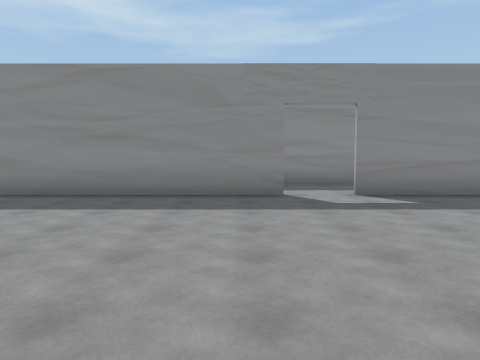
[1] (above)

16 first-person views from a walk through a Unity game level. The camera is 1.5 m above the floor, tilts 4° down and sees 70° across. The floor is counted in squares, 2 m on a side. Each view is taken from the middle of a square. On the plan, view 1 faces up. The plan holds only what a view shows up to about 11 squares ahead; the rest is blank. The place goes on beyond the plan.

[2]
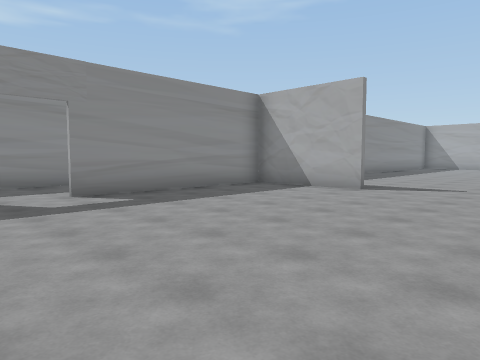

[3]
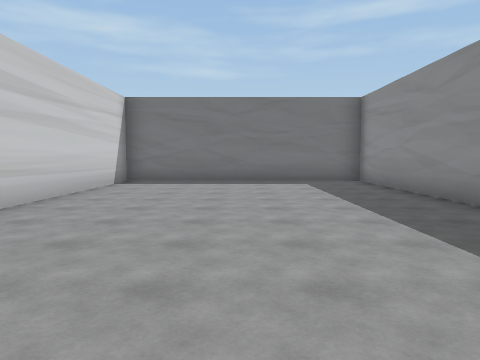

[4]
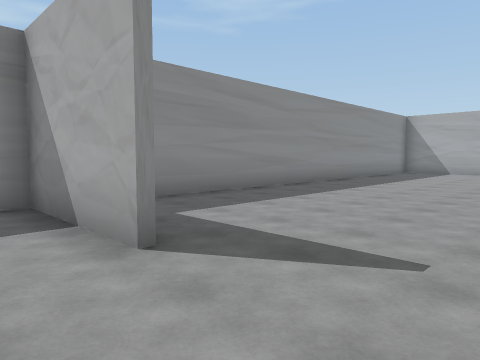

[5]
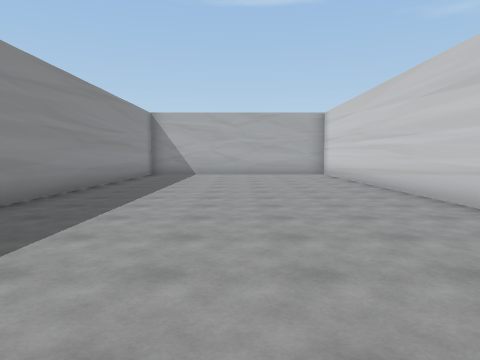

[6]
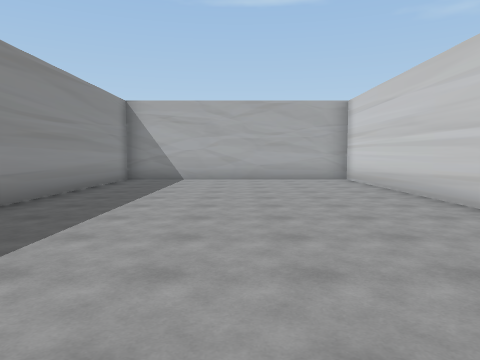

[7]
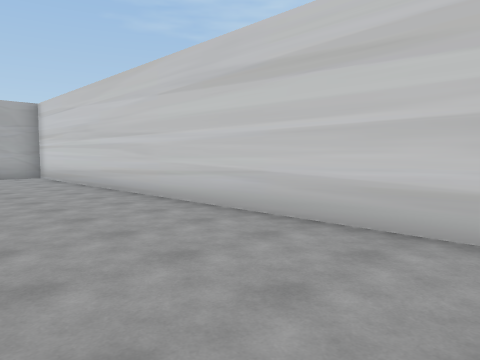

[8]
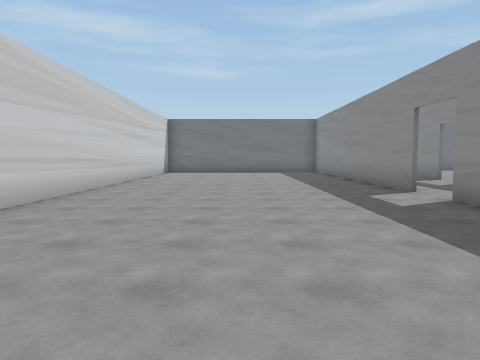

[9]
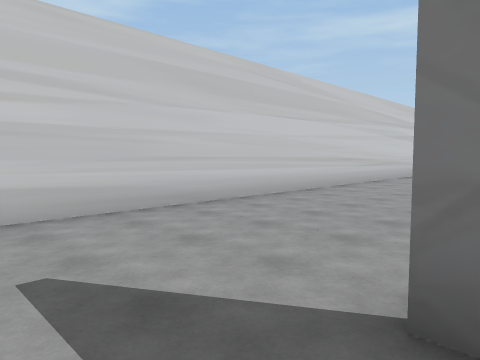

[10]
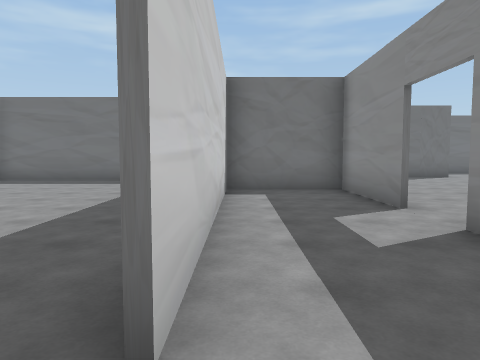

[11]
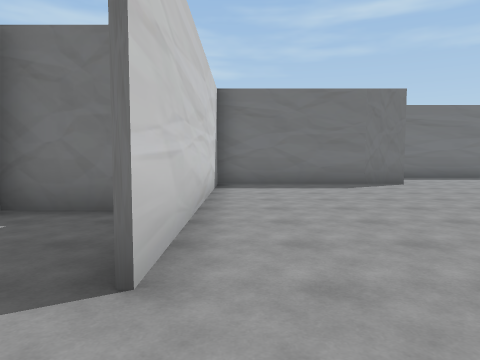

[12]
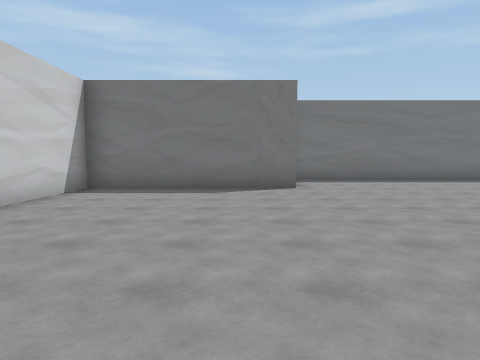

[13]
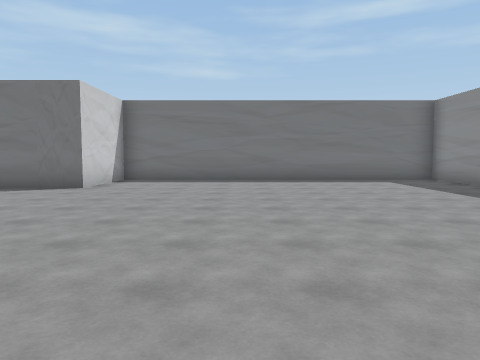

[14]
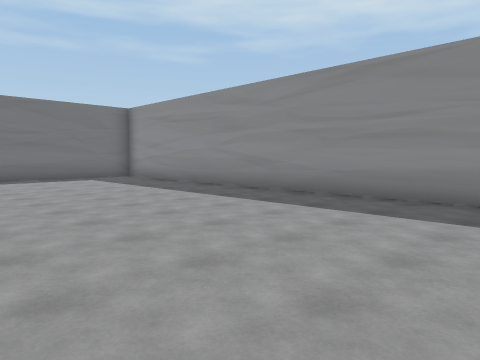

[15]
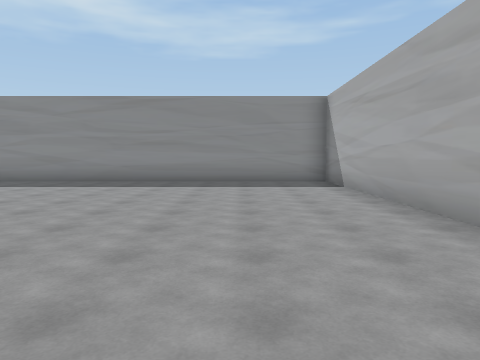

[16]
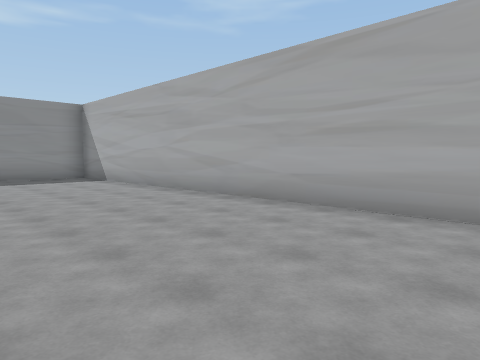

### Floor plan
Points are (right, up) in squares from view 1. A wall is a line through its corners. A room is listed if a view was taken in it or the views show most of it. See-through windows are left out.
Room 1 (views 1, 2, 3, 4, 5, 6, 7, 8, 9, 10)
walls: (7.3, 3.5) (7.3, 6.6) (2.1, 6.6); (0.9, 6.6) (-8.3, 6.6) (-8.3, -0.4) (21.9, -0.4) (21.9, 6.6) (9.2, 6.6)
ways out: opening at (1.5, 7)
Room 2 (views 11, 12, 13, 14, 15, 16)
walls: (1.5, 12.8) (1.5, 24.1) (-12.9, 24.1) (-12.9, 14.3) (-10, 14.3) (-10, 9.4) (-2.9, 9.4)
ways out: opening at (-2, 9) to room 3
Room 3 (no view inside)
walls: (-2.9, 9.3) (-5.7, 9.3) (-5.7, 6.7) (0.9, 6.7)
ways out: opening at (-2, 9) to room 2; opening at (-0.5, 8)

Positions as (right, up) in squares from view 1, and headings:
1: (0, 0), facing up
2: (0, 0), facing up-right
3: (2, 3), facing left
4: (6, 1), facing up-right
5: (8, 3), facing right
6: (11, 3), facing right
7: (9, 3), facing down-right
8: (8, 3), facing left
9: (9, 4), facing down-left
10: (2, 7), facing left
11: (-1, 10), facing left
12: (-2, 13), facing left
13: (-2, 18), facing left
14: (-1, 18), facing up-left
15: (-1, 14), facing up
16: (-3, 12), facing up-right
